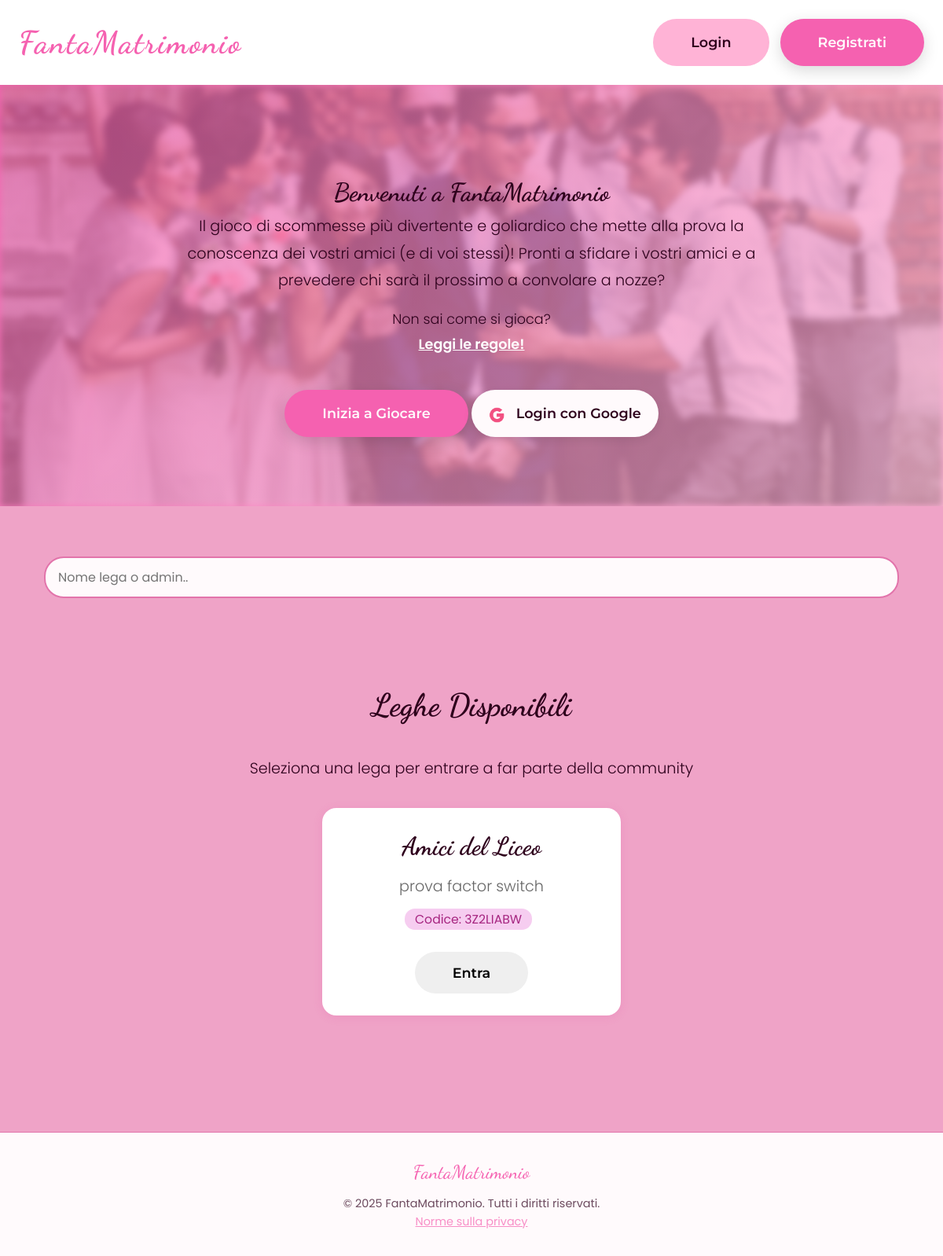
Before: / with the older database file.
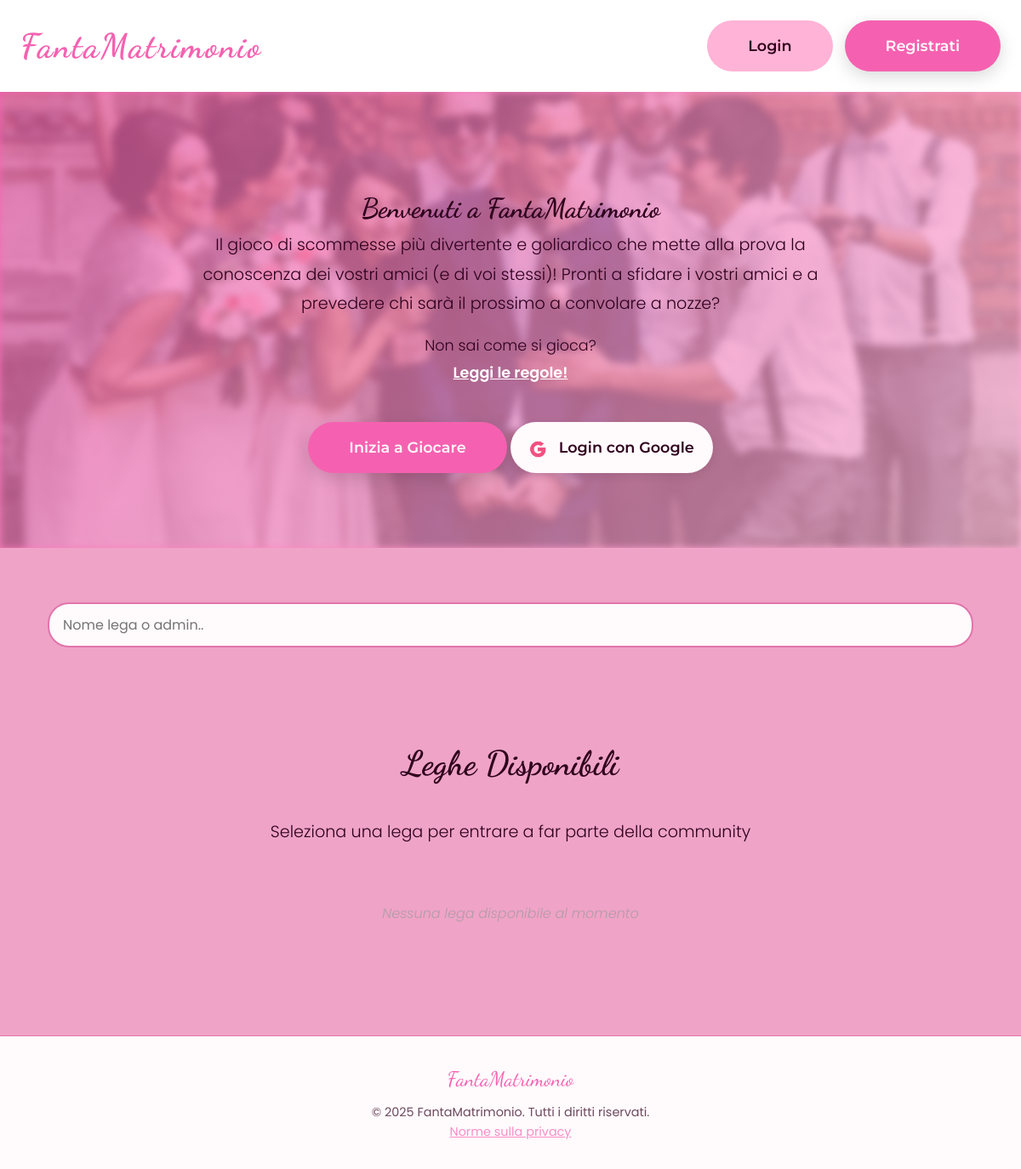
After: the same page with the newer database file.
### app.py (models this page shows, shortened)
class League(db.Model):
    id = db.Column(db.Integer, primary_key=True)
    name = db.Column(db.String(200), nullable=False)
    description = db.Column(db.Text)
    code = db.Column(db.String(8), unique=True, nullable=False)
    owner_id = db.Column(db.Integer, db.ForeignKey('user.id'), nullable=False)
    created_at = db.Column(db.DateTime, default=datetime.utcnow)
    is_active = db.Column(db.Boolean, default=True)
    members = db.relationship('LeagueMember', backref='league', lazy=True, cascade='all, delete-orphan')
    factors = db.relationship('Factor', backref='league', lazy=True, cascade='all, delete-orphan')
    password_hash = db.Column(db.String(128), nullable=True)

### app.py (the view)
@app.route("/")
def home():
    print("=" * 50)
    print("DEBUGGING HOMEPAGE - INIZIO")
    print(f"Session keys: {list(session.keys())}")
    print(f"user_id: {session.get('user_id')}")
    print(f"avatar: {session.get('avatar')}")
    print("=" * 50)
    search_query = request.args.get('search', '').strip()
    if search_query:
        leagues = League.query.join(User, League.owner_id == User.id).filter(
            db.or_(
                League.name.ilike(f'%{search_query}%'),
                User.username.ilike(f'%{search_query}%')
            ),
            League.is_active == True
        ).all()
    else:
        leagues = League.query.filter_by(is_active=True).all()
    print(f"Leghe trovate: {len(leagues)}")
    print("=" * 50)
    print("DEBUGGING HOMEPAGE - FINE")
    print(f"Session keys prima del render: {list(session.keys())}")
    print("=" * 50)
    return render_template("index.html", leagues=leagues, search_query=search_query)

### app.py (called while the page is built)
@app.context_processor
def inject_now():
    return {'now': datetime.utcnow()}

@app.context_processor
def inject_cache_buster():
    return {'cache_bust': int(time.time())}

### templates/index.html (shortened to what this page needs)
{% extends "base.html" %}
{% block content %}
<div class="banner-lilla">
  <main>
  <h1>Benvenuti a FantaMatrimonio</h1>
  <p>
    Il gioco di scommesse più divertente e goliardico che mette alla prova la conoscenza dei vostri amici (e di voi stessi)!
    Pronti a sfidare i vostri amici e a prevedere chi sarà il prossimo a convolare a nozze?
  </p>
   <p style="margin-top: 1rem; font-size: 1.1rem;">
    Non sai come si gioca?
    <br>
    <a href="{{ url_for('rules') }}" style="color: white; text-decoration: underline; font-weight: 600;">
      Leggi le regole!
    </a>
  </p>
</main>
  {% if not session.get('user_id') %}
    <a href="{{ url_for('login') }}" class="btn btn-primary">Inizia a Giocare</a>
    <a href="/login/google" class="btn btn-google" style="
    padding-right: 22px;
    padding-left: 22px;
    margin-top: 10px;
">
      <img src="/static/icons8-google-250.png" alt="Google">
      Login con Google
    </a>
  {% else %}
    <a href="{{ url_for('dashboard') }}" class="btn btn-primary">Le Mie Leghe</a>
  {% endif %}
</div>
<main style="max-width: 1200px;">
   <div class="search-container">
    <form method="GET" action="{{ url_for('home') }}" class="search-form">
      <input
        type="text"
        name="search"
        placeholder="Nome lega o admin.."
        value="{{ search_query or '' }}"
        class="search-input"
      >
      <button type="submit" class="search-icon-btn"></button>
    </form>
  </div>
  <h2>Leghe Disponibili</h2>
  <p style="margin-bottom: 2rem;">Seleziona una lega per entrare a far parte della community</p>
  {% if leagues %}
  <div class="league-list">
    {% for league in leagues %}
    <div class="card-league">
      <h1>{{ league.name }}</h1>
      <p style="color: #666; margin: 0.5rem 0;">{{ league.description or 'Nessuna descrizione' }}</p>
      <div class="league-info-row">
        <span class="badge">Codice: {{ league.code }}</span>
      </div>
      <button class="btn-join"
        data-league-id="{{ league.id }}"
        data-league-code="{{ league.code }}"
        data-league-name="{{ league.name }}"
        data-has-password="{{ 'true' if league.password_hash else 'false' }}">
        Entra
      </button>
    </div>
    {% endfor %}
  </div>
  {% else %}
  <p class="no-data">Nessuna lega disponibile al momento</p>
  {% endif %}
</main>
{% endblock %}

### templates/base.html (shortened to what this page needs)
<!DOCTYPE html>
<html lang="it">
<head>
  <link rel="stylesheet" href="{{ url_for('static', filename='fanta.css') }}?v={{ cache_bust }}">
</head>
<body>
  <nav class="navbar">
  <a href="{{ url_for('home') }}" class="brand-logo">FantaMatrimonio</a>
  {% if session.get('user_id') %}
    <div class="dropdown">
      <div id="profileDropdown" onclick="toggleDropdown();return false;" style="cursor: pointer;">
        <img src="{% if session.get('avatar') and session['avatar'].startswith('http') %}
               {{ session['avatar'] }}
             {% else %}
               {{ url_for('static', filename=session.get('avatar', 'default.png')) }}
             {% endif %}"
             alt="Avatar"
             class="navbar-avatar">
      </div>
      <div id="menuDropdown" class="dropdown-content">
        <a href="{{ url_for('dashboard') }}">
          <svg style="width:16px;height:16px;margin-right:8px;fill:currentColor;vertical-align:middle;" viewBox="0 0 24 24">
            <path d="M3 13h8V3H3v10zm0 8h8v-6H3v6zm10 0h8V11h-8v10zm0-18v6h8V3h-8z"/>
          </svg>
          Le mie leghe
        </a>
        <a href="{{ url_for('create_league') }}">
          <svg style="width:16px;height:16px;margin-right:8px;fill:currentColor;vertical-align:middle;" viewBox="0 0 24 24">
            <path d="M19 13h-6v6h-2v-6H5v-2h6V5h2v6h6v2z"/>
          </svg>
          Crea lega
        </a>
        <a href="{{ url_for('join_league') }}">
          <svg style="width:16px;height:16px;margin-right:8px;fill:currentColor;vertical-align:middle;" viewBox="0 0 24 24">
            <path d="M16 11c1.66 0 2.99-1.34 2.99-3S17.66 5 16 5c-1.66 0-3 1.34-3 3s1.34 3 3 3zm-8 0c1.66 0 2.99-1.34 2.99-3S9.66 5 8 5C6.34 5 5 6.34 5 8s1.34 3 3 3zm0 2c-2.33 0-7 1.17-7 3.5V19h14v-2.5c0-2.33-4.67-3.5-7-3.5zm8 0c-.29 0-.62.02-.97.05 1.16.84 1.97 1.97 1.97 3.45V19h6v-2.5c0-2.33-4.67-3.5-7-3.5z"/>
          </svg>
          Unisciti a lega
        </a>
        <a href="{{ url_for('profilo') }}">
          <svg style="width:16px;height:16px;margin-right:8px;fill:currentColor;vertical-align:middle;" viewBox="0 0 24 24">
            <path d="M12 12c2.21 0 4-1.79 4-4s-1.79-4-4-4-4 1.79-4 4 1.79 4 4 4zm0 2c-2.67 0-8 1.34-8 4v2h16v-2c0-2.66-5.33-4-8-4z"/>
          </svg>
          Profilo
        </a>
        <a href="{{ url_for('logout') }}" style="border-top: 1px solid var(--border); margin-top: 0.5rem; padding-top: 0.75rem;">
          <svg style="width:16px;height:16px;margin-right:8px;fill:currentColor;vertical-align:middle;" viewBox="0 0 24 24">
            <path d="M17 7l-1.41 1.41L18.17 11H8v2h10.17l-2.58 2.58L17 17l5-5zM4 5h8V3H4c-1.1 0-2 .9-2 2v14c0 1.1.9 2 2 2h8v-2H4V5z"/>
          </svg>
          Logout
        </a>
      </div>
    </div>
  {% else %}
    <div class="navbar-buttons">
      <br>
      <a href="{{ url_for('login') }}" class="btn btn-secondary">Login</a>
      <a href="{{ url_for('register') }}" class="btn btn-primary">Registrati</a>
    </div>
  {% endif %}
</nav>
  {% block content %}
  {% endblock %}
<footer style="background: var(--card); border-top: 1px solid var(--border); padding: 2rem; text-align: center; margin-top: 4rem;">
  <p style="font-family: 'Dancing Script', cursive; font-size: 1.5rem; color: var(--primary); margin-bottom: 0.5rem;">
    FantaMatrimonio
  </p>
  <p style="font-size: 0.9rem; opacity: 0.7;">
    &copy; 2025 FantaMatrimonio. Tutti i diritti riservati.<br>
    <a href="{{ url_for('privacy_policy') }}" style="color: var(--primary); text-decoration: underline;">Norme sulla privacy</a>
  </p>
</footer>
</body>
</html>

Changed rows visible on the page:
removed League: name "Amici del Liceo", description "prova factor switch", code "3Z2LIABW"
Other visible differences:
text now shown: "Nessuna lega disponibile al momento"
